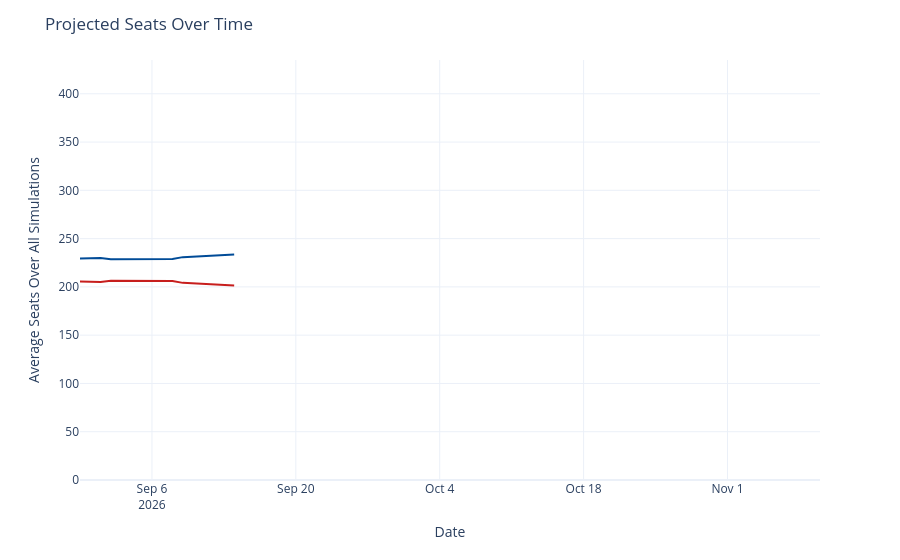

The notebook cell this image was saved under:
### Code cell
seats_over_time = output_ts[(output_ts['geo'] == 'US House') &
                             (output_ts['type'] == 'seats')]
seats_over_time['rep_seats'] = seats_over_time['y'].map(lambda x: 435 - x)
seats_over_time = seats_over_time.rename({'y': 'Democrats', 'rep_seats': 'Republicans'}, axis=1)
seats_time_ser = px.line(seats_over_time, x='date', y=['Democrats', 'Republicans'], template='plotly_white',
                        color_discrete_map={'Democrats': '#004b97', 'Republicans': '#c71e1d'},)
seats_time_ser.update_traces(hovertemplate="%{y:.1f}")
seats_time_ser.update_layout(
    xaxis=dict(range=[pd.to_datetime('2026-08-30'), pd.to_datetime('2026-11-10')]),
    yaxis=dict(range=[0, 435]),
    xaxis_title='Date',
    yaxis_title='Average Seats Over All Simulations',
    title=dict(text="Projected Seats Over Time"),
    hovermode="x",
    showlegend=False
)
seats_time_ser

### Figure 1 — Plotly figure (JSON) as saved in the notebook; plotly's stock layout.template omitted (floating-point values rounded to 4 significant figures)
{"data": [{"hovertemplate": "%{y:.1f}", "legendgroup": "Democrats", "line": {"color": "#004b97", "dash": "solid"}, "marker": {"symbol": "circle"}, "mode": "lines", "name": "Democrats", "orientation": "v", "showlegend": true, "type": "scatter", "x": ["2026-08-30", "2026-08-31", "2026-09-01", "2026-09-02", "2026-09-03", "2026-09-04", "2026-09-05", "2026-09-06", "2026-09-07", "2026-09-08", "2026-09-09", "2026-09-14"], "xaxis": "x", "y": [229.4, 230.0, 230.0, 228.5, 228.5, 228.7, 228.7, 228.9, 228.8, 228.9, 230.8, 233.6], "yaxis": "y"}, {"hovertemplate": "%{y:.1f}", "legendgroup": "Republicans", "line": {"color": "#c71e1d", "dash": "solid"}, "marker": {"symbol": "circle"}, "mode": "lines", "name": "Republicans", "orientation": "v", "showlegend": true, "type": "scatter", "x": ["2026-08-30", "2026-08-31", "2026-09-01", "2026-09-02", "2026-09-03", "2026-09-04", "2026-09-05", "2026-09-06", "2026-09-07", "2026-09-08", "2026-09-09", "2026-09-14"], "xaxis": "x", "y": [205.6, 205.0, 205.0, 206.5, 206.5, 206.3, 206.3, 206.1, 206.2, 206.1, 204.2, 201.4], "yaxis": "y"}], "layout": {"hovermode": "x", "legend": {"title": {"text": "variable"}, "tracegroupgap": 0}, "margin": {"t": 60}, "showlegend": false, "title": {"text": "Projected Seats Over Time"}, "xaxis": {"anchor": "y", "domain": [0, 1], "range": ["2026-08-30T00:00:00", "2026-11-10T00:00:00"], "title": {"text": "Date"}}, "yaxis": {"anchor": "x", "domain": [0, 1], "range": [0, 435], "title": {"text": "Average Seats Over All Simulations"}}}}
